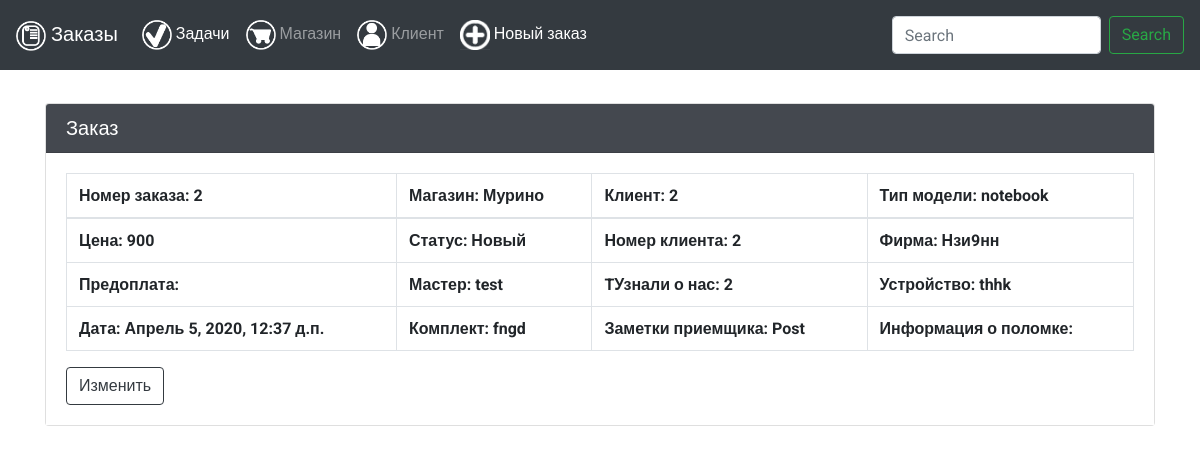
The app's page /post/2/ with its own data.
### order/models.py (models this page shows, shortened)
class Post(models.Model):
	author = models.ForeignKey( settings.AUTH_USER_MODEL, on_delete=models.CASCADE, verbose_name="Приёмщик")
	customer = models.ManyToManyField(Customer,verbose_name="Клиент", blank=True)
	shop = models.ForeignKey(Shop, related_name='shop', verbose_name="Магазин", on_delete=models.CASCADE, null=True)
	status = models.ForeignKey(Status, related_name='status', verbose_name="Статус", on_delete=models.CASCADE)
	model_Type = models.CharField(verbose_name="Тип модели", max_length=100, blank=True)
	firma = models.CharField(verbose_name="Фирма", max_length=50, blank=True)
	model_devie = models.CharField(verbose_name="Модель устройства",max_length=50, db_index=True, blank=True)
	Error_type = models.TextField(verbose_name="Тип поломки", blank=True)
	Cost = models.CharField(verbose_name="Стоимость",max_length=7)
	created_date = models.DateTimeField(auto_now_add=True)
	komplekt = models.CharField(verbose_name='Комплектация',max_length=200,blank=True)
	zametki_priemshika = models.CharField(verbose_name='Заметки приёмщика',max_length=200,blank=True)
	predoplata = models.CharField(verbose_name='Предопата',max_length=13,blank=True)

class Shop(models.Model):
    servis_name = models.CharField(verbose_name="Магазин", max_length=70, db_index=True, blank=True)
    class Meta:
        verbose_name = 'Магазин'
        verbose_name_plural = 'Магазины'
    def __str__(self):
        return self.servis_name

class Status(models.Model):
    status_name = models.CharField(verbose_name="Статус готовности", max_length=70, db_index=True, blank=True)
    class Meta:
        verbose_name = 'Статус'
        verbose_name_plural = 'Статусы'
    def __str__(self):
        return self.status_name

### order/views.py (the view)
# urls.py: path('post/<int:pk>/', views.post_detail, name='post_detail_url'),
def post_detail(request, pk):
    post = get_object_or_404(Post, pk=pk)
    return render(request, 'order/post_detail.html', {'post':post})

### order/templates/order/post_detail.html
{% extends 'base.html' %}
{% load static %}
{% block content %}
<div class="container">
	<div class="row">
		<div class="col-md-12">
			<div class="card">
			  <h5 class="card-header">Заказ</h5>
			  <div class="card-body">
			    <table class="table table-bordered">
				  <thead>
				    <tr>
				      <th scope="col">Номер заказа: {{ post.id }}</th>
				      <th scope="col">Магазин: {{ post.shop }}</th>
				      <th scope="col">Клиент: {{ post.pk }}</th>
				      <th scope="col">Тип модели: {{ post.model_Type }}</th>
				    </tr>
				  </thead>
				  <tbody>
				    <tr>
				      <th scope="row">Цена: {{ post.Cost }}</th>
				      <th scope="row">Статус: {{ post.status }}</td>
				      <th scope="row">Номер клиента: {{ post.pk }}</td>
				      <th scope="row">Фирма: {{ post.firma }}</td>
				    </tr>
				    <tr>
				      <th scope="row">Предоплата: {{ post.predoplata }}</th>
				      <th scope="row">Мастер: {{ post.author }}</td>
				      <th scope="row">TУзнали о нас: {{ post.pk }}</td>
				      <th scope="row">Устройство: {{ post.model_devie }}</td>
				    </tr>
				    <tr>
				      <th scope="row">Дата: {{ post.created_date }}</th>
				      <th scope="row">Комплект: {{ post.komplekt }}</td>
				      <th scope="row">Заметки приемщика: {{ post.zametki_priemshika }}</td>
				      <th scope="row">Информация о поломке: {{ post.Error_type }}</td>
				    </tr>
				  </tbody>
				</table>
			    <a href="{% url 'post_edit_url' pk=post.pk %}" class="btn btn-outline-dark">Изменить</a>
			  </div>
			</div>
		</div>
    </div>
</div>
{% endblock %}

### static/static_dev/css/main.css (style rules this page uses)
body { background-color: light-gray; }
.card { margin-top: 3%; margin-bottom: 4%; }
.card-header { background-color: #44484f; color: white; }
.card-body { background-color: white; }
html, body { height: 100%; max-height: 100%; font-family: 'Roboto', sans-serif; }

### records on screen
Post: id "2", shop "Мурино", pk "2", model_Type "notebook", Cost "900", status "Новый", firma "Нзи9нн", author "test", model_devie "thhk", created_date "Апрель 5, 2020, 12:37 д.п.", komplekt "fngd", zametki_priemshika "Post"
